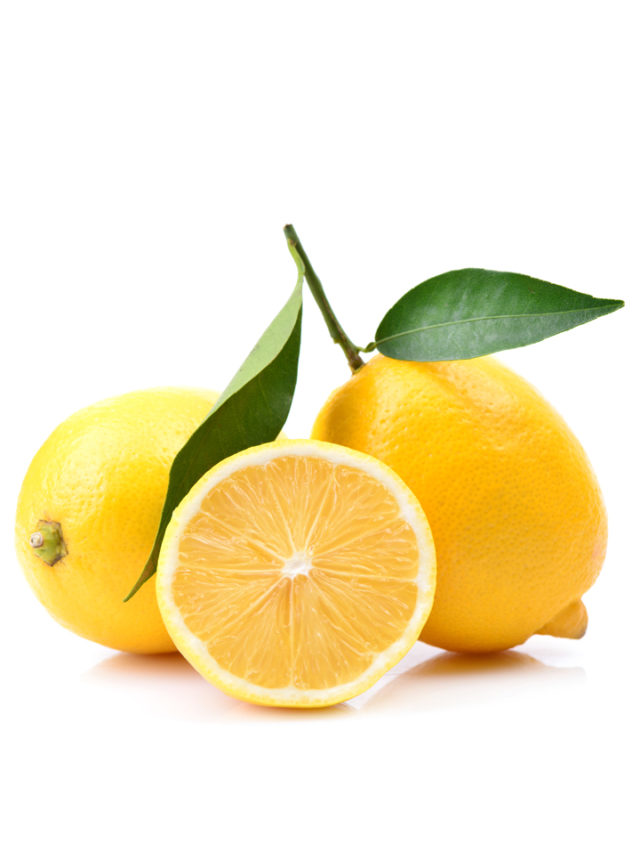
#> input picture Lemon.jpg, 640 x 853 px
$ jupyter execute Security.ipynb
#> lines starting #> are read from the running program, lines starting #| are printed output that depends on the picture
#> further down, image is the input picture: PIL image 640x853 RGB; mean R, G, B 244.1, 231.9, 194.4
[cell 1]
from PIL import Image

[cell 2]
def keygen(x,r,size):
#> called with x = 0.99, r = 3.99, size = 545920
    key = []
    for i in range(size):
        x = r*x*(1-x)
        key.append(int((x*pow(10,16))%256))
    return key

def encryption(image, key):
    z = 0
    encryptedImage = Image.new(mode = image.mode, size = image.size)
#> encryptedImage: PIL image 640x853 RGB; every value is 0
    ePixel = encryptedImage.load()
    pixel = image.load()
    for i in range(image.size[0]):
        for j in range(image.size[1]):
            ePixel[i,j] = pixel[i,j][0]^key[z],pixel[i,j][1]^key[z],pixel[i,j][2]^key[z]
            z += 1
#> after the loop, z = 545920
    encryptedImage.show()
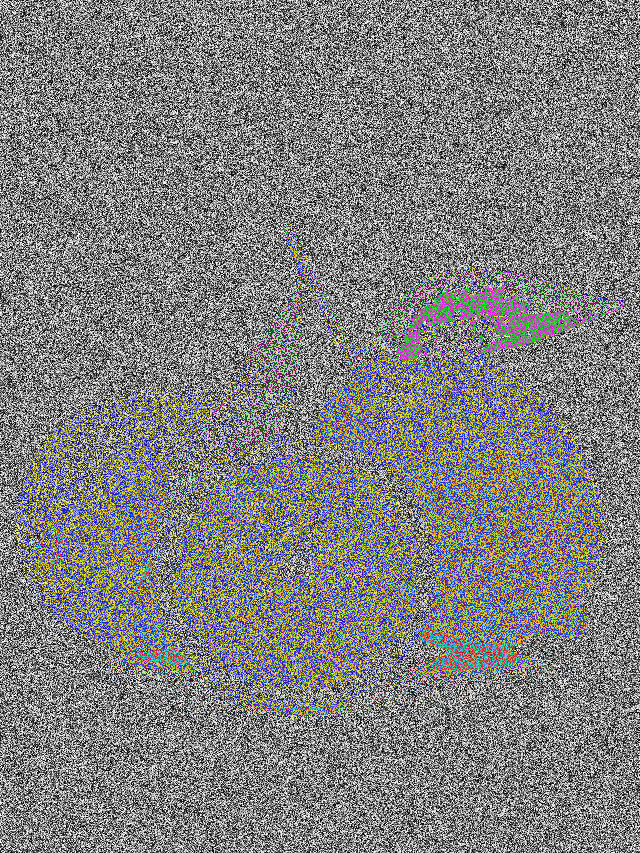
#> shown: PIL image 640x853 RGB; mean R, G, B 127.7, 127.6, 127.6
    return encryptedImage

def decryption(encryptedImage, key):
    z = 0
    decryptedImage = Image.new(mode = encryptedImage.mode, size = encryptedImage.size)
    dPixel = decryptedImage.load()
    pixel = encryptedImage.load()
    for i in range(encryptedImage.size[0]):
        for j in range(encryptedImage.size[1]):
            dPixel[i,j] = pixel[i,j][0]^key[z],pixel[i,j][1]^key[z],pixel[i,j][2]^key[z]
            z += 1
#> after the loop, z = 545920
    decryptedImage.show()

[cell 3]
image = Image.open('Lemon.jpg').convert("RGB")
image.show()
key = keygen(0.99,3.99,image.size[0]*image.size[1])
